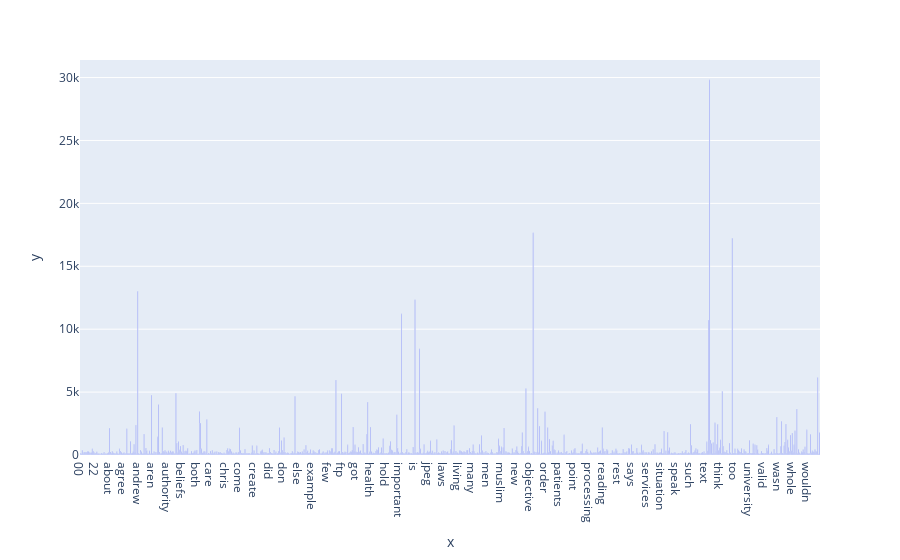

Write notebook code for a chart like this one.
### Markdown cell above
### >>> **Exercise 14 (take home):** 
The chart above contains all the vocabulary, and it's computationally intensive to both compute and visualize. Can you efficiently reduce the number of terms you want to visualize as an exercise.

### Code cell
# Answer here
Notzero = []
Notzero2 = []
for i in range(0,len(term_frequencies)):
    if term_frequencies[i] >= 100 :
        new = count_vect.get_feature_names_out()[i]
        new2 = term_frequencies[i]
        Notzero.append(new)
        Notzero2.append(new2)
fig = px.bar(x = Notzero , y = Notzero2)
fig.show()
##draw a new graph with only above 100 and take a better vision.

### Figure 1 — Plotly figure (JSON) as saved in the notebook; plotly's stock layout.template omitted (floating-point values rounded to 4 significant figures; data arrays with more than 128 entries replaced by an {"elided": "..."} marker saying what was removed)
{"data": [{"alignmentgroup": "True", "hovertemplate": "x=%{x}<br>y=%{y}<extra></extra>", "legendgroup": "", "marker": {"color": "#636efa", "pattern": {"shape": ""}}, "name": "", "offsetgroup": "", "orientation": "v", "showlegend": false, "textposition": "auto", "type": "bar", "x": {"elided": "814 str values"}, "xaxis": "x", "y": {"elided": "814 int values"}, "yaxis": "y"}], "layout": {"autosize": true, "barmode": "relative", "legend": {"tracegroupgap": 0}, "margin": {"t": 60}, "xaxis": {"anchor": "y", "autorange": true, "domain": [0, 1], "range": [-0.5, 813.5], "title": {"text": "x"}, "type": "category"}, "yaxis": {"anchor": "x", "autorange": true, "domain": [0, 1], "range": [0, 31390.0], "title": {"text": "y"}, "type": "linear"}}}
